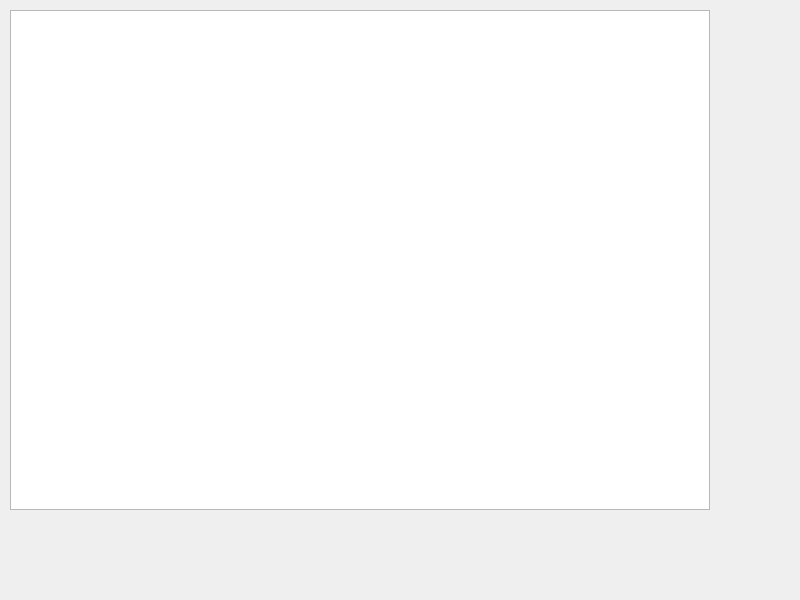
<?xml version="1.0" encoding="UTF-8"?>
<ui version="4.0">
 <class>MainWindow</class>
 <widget class="QMainWindow" name="MainWindow">
  <property name="geometry">
   <rect>
    <x>0</x>
    <y>0</y>
    <width>800</width>
    <height>600</height>
   </rect>
  </property>
  <property name="windowTitle">
   <string>MainWindow</string>
  </property>
  <widget class="QWidget" name="centralwidget">
   <widget class="QGraphicsView" name="escena">
    <property name="geometry">
     <rect>
      <x>10</x>
      <y>10</y>
      <width>700</width>
      <height>500</height>
     </rect>
    </property>
   </widget>
  </widget>
 </widget>
 <resources/>
 <connections/>
</ui>
